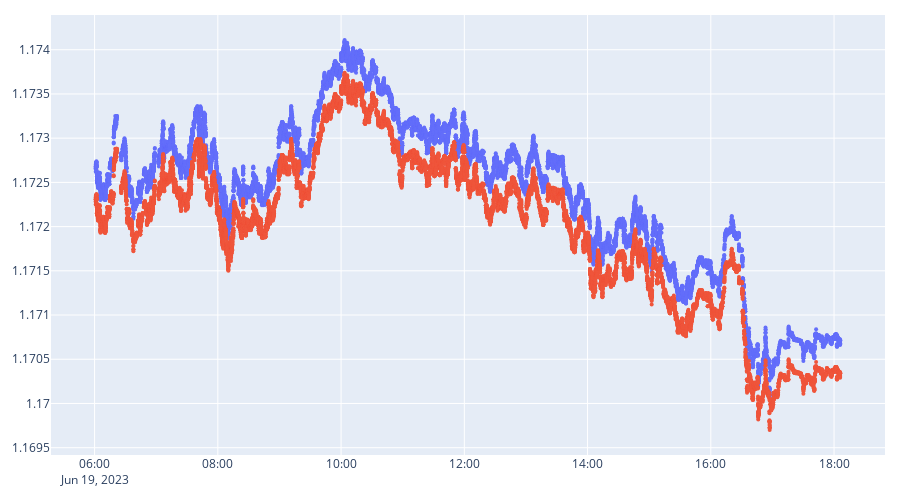

Notebook code cell kept with this figure:
### Code cell
ts_bid = RedisTs('ts_bid_37374')
ts_ask = RedisTs('ts_ask_37374')
ts_bsz = RedisTs('ts_bsz_37374')
ts_asz = RedisTs('ts_asz_37374')
bid = ts_bid.get_range(name='bid')
ask = ts_ask.get_range(name='ask')
bsz = ts_bid.get_range(name='bsz')
asz = ts_ask.get_range(name='asz')
bid_ask = bid.join(ask, how='inner').join(bsz, how='inner').join(asz, how='inner').reset_index()
bid_ask['t'] = bid_ask['t'].values.astype('datetime64[ms]')

df_plt = bid_ask.copy()[bid_ask.t > np.datetime64('2023-06-19 00:00:00')]
m = 15
fig = Figure(layout=go.Layout(height=500, margin={'t':m,'b':m,'l':m,'r':m}))
fig.add_traces(Scatter(x=df_plt['t'], y=df_plt['ask'], name='ask', mode="markers", marker={'size':4},showlegend=False))
fig.add_traces(Scatter(x=df_plt['t'], y=df_plt['bid'], name='bid', mode="markers", marker={'size':4},showlegend=False))
fig.show()

### Figure 1 — Plotly figure (JSON) as saved in the notebook; plotly's stock layout.template omitted (floating-point values rounded to 4 significant figures; data arrays with more than 128 entries replaced by an {"elided": "..."} marker saying what was removed)
{"data": [{"marker": {"size": 4}, "mode": "markers", "name": "ask", "showlegend": false, "type": "scatter", "x": {"elided": "20181 str values"}, "y": {"elided": "20181 float values"}}, {"marker": {"size": 4}, "mode": "markers", "name": "bid", "showlegend": false, "type": "scatter", "x": {"elided": "20181 str values"}, "y": {"elided": "20181 float values"}}], "layout": {"height": 500, "margin": {"b": 15, "l": 15, "r": 15, "t": 15}}}
